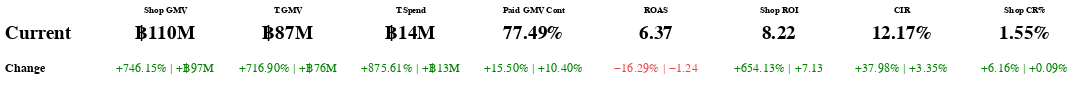

Write a Vega-Lite specification for this figure.
### Vega-Lite specification from a JSON file in a GitHub repository (floating-point values rounded to 4 significant figures)
{"$schema": "https://vega.github.io/schema/vega-lite/v5.json", "description": "Two-row metric panel: Row1 Current (large), Row2 Change (%.2 | ±K/M/B), with bold row labels on the left.", "datasets": {"dataset": [{"Metric": "Shop GMV", "Metric Current": 110000000, "Metric Previous": 13000000, "Order": 1}, {"Metric": "T.GMV", "Metric Current": 87000000, "Metric Previous": 10650000, "Order": 2}, {"Metric": "T.Spend", "Metric Current": 14000000, "Metric Previous": 1435000, "Order": 3}, {"Metric": "Paid GMV Cont", "Metric Current": 0.7749, "Metric Previous": 0.6709, "Order": 4}, {"Metric": "ROAS", "Metric Current": 6.37, "Metric Previous": 7.61, "Order": 5}, {"Metric": "Shop ROI", "Metric Current": 8.22, "Metric Previous": 1.09, "Order": 6}, {"Metric": "CIR", "Metric Current": 0.1217, "Metric Previous": 0.0882, "Order": 7}, {"Metric": "Shop CR%", "Metric Current": 0.0155, "Metric Previous": 0.0146, "Order": 8}]}, "hconcat": [{"data": {"values": [{"Row": "Current"}, {"Row": "Change"}]}, "width": 90, "height": 80, "mark": {"type": "text", "align": "left", "baseline": "middle", "fontWeight": "bold", "color": "black"}, "encoding": {"y": {"field": "Row", "type": "ordinal", "sort": ["Current", "Change"], "axis": null}, "x": {"value": 0}, "text": {"field": "Row"}, "size": {"condition": [{"test": "datum.Row === 'Current'", "value": 22}, {"test": "datum.Row === 'Change'", "value": 14}], "value": 14}}}, {"data": {"name": "dataset"}, "width": {"step": 140}, "height": 80, "transform": [{"calculate": "toNumber(datum['Metric Current'])", "as": "Current"}, {"calculate": "toNumber(datum['Metric Previous'])", "as": "Previous"}, {"calculate": "datum.Previous != null && datum.Previous != 0 ? (datum.Current - datum.Previous) / datum.Previous : null", "as": "PctChange"}, {"calculate": "datum.Current - datum.Previous", "as": "AbsChange"}, {"calculate": "indexof(['Shop GMV','T.GMV','T.Spend'], datum.Metric) >= 0", "as": "IsMoney"}, {"calculate": "indexof(['Shop CR%','Paid GMV Cont','CIR'], datum.Metric) >= 0", "as": "IsPercentMetric"}, {"calculate": "indexof(['ROAS','Shop ROI'], datum.Metric) >= 0", "as": "IsRatioMetric"}, {"calculate": "datum.IsPercentMetric ? format(datum.Current, '.2%') : (datum.IsRatioMetric ? format(datum.Current, '.2f') : replace(replace(format(datum.Current, '.2s'),'k','K'),'G','B'))", "as": "CurrentCore"}, {"calculate": "datum.IsMoney ? '฿' + datum.CurrentCore : datum.CurrentCore", "as": "CurrentText"}, {"calculate": "isValid(datum.PctChange) ? format(datum.PctChange, '+.2%') : '—'", "as": "PctText"}, {"calculate": "datum.AbsChange >= 0 ? '+' : '-'", "as": "Sign"}, {"calculate": "replace(replace(format(abs(datum.AbsChange), '.2s'),'k','K'),'G','B')", "as": "MoneyCore"}, {"calculate": "datum.Sign + '฿' + datum.MoneyCore", "as": "MoneyText"}, {"calculate": "datum.IsPercentMetric ? format(datum.AbsChange, '+.2%') : (datum.IsRatioMetric ? format(datum.AbsChange, '+.2f') : datum.MoneyText)", "as": "AbsText"}, {"calculate": "datum.PctText + ' | ' + datum.AbsText", "as": "ChangeText"}, {"calculate": "isValid(datum.PctChange) && datum.PctChange < 0 ? '#e44' : '#008000'", "as": "ChangeColor"}], "layer": [{"mark": {"type": "text", "align": "center", "baseline": "middle", "fontWeight": "bold", "fontSize": 22}, "transform": [{"calculate": "'Current'", "as": "Row"}], "encoding": {"x": {"field": "Metric", "type": "ordinal", "sort": {"field": "Order", "order": "ascending"}, "axis": {"orient": "top", "title": null, "labelAngle": 0, "labelFontWeight": "bold", "labelLimit": 140}}, "y": {"field": "Row", "type": "ordinal", "sort": ["Current", "Change"], "axis": null}, "text": {"field": "CurrentText"}, "color": {"value": "black"}}}, {"mark": {"type": "text", "align": "center", "baseline": "middle", "fontSize": 14}, "transform": [{"calculate": "'Change'", "as": "Row"}], "encoding": {"x": {"field": "Metric", "type": "ordinal", "sort": {"field": "Order", "order": "ascending"}}, "y": {"field": "Row", "type": "ordinal", "sort": ["Current", "Change"], "axis": null}, "text": {"field": "ChangeText"}, "color": {"field": "ChangeColor", "scale": null}}}]}], "resolve": {"scale": {"y": "shared"}}, "config": {"0": {"Metric": "Shop GMV", "Metric Current": 110000000, "Metric Previous": 13000000, "Order": 1}, "1": {"Metric": "T.GMV", "Metric Current": 87000000, "Metric Previous": 10650000, "Order": 2}, "2": {"Metric": "T.Spend", "Metric Current": 14000000, "Metric Previous": 1435000, "Order": 3}, "3": {"Metric": "Paid GMV Cont", "Metric Current": 0.7749, "Metric Previous": 0.6709, "Order": 4}, "4": {"Metric": "ROAS", "Metric Current": 6.37, "Metric Previous": 7.61, "Order": 5}, "5": {"Metric": "Shop ROI", "Metric Current": 8.22, "Metric Previous": 1.09, "Order": 6}, "6": {"Metric": "CIR", "Metric Current": 0.1217, "Metric Previous": 0.0882, "Order": 7}, "7": {"Metric": "Shop CR%", "Metric Current": 0.0155, "Metric Previous": 0.0146, "Order": 8}, "view": {"stroke": "transparent"}, "axis": {"domain": false, "ticks": false, "grid": false}}}
